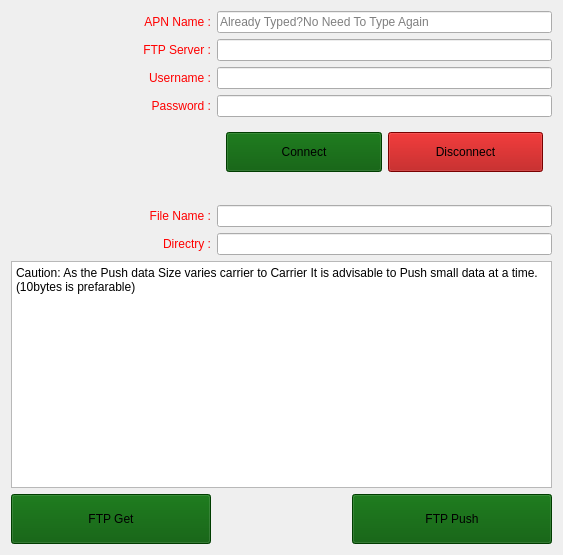
          <widget class="QWidget" name="scrollAreaWidgetContents">
           <property name="geometry">
            <rect>
             <x>0</x>
             <y>0</y>
             <width>563</width>
             <height>555</height>
            </rect>
           </property>
           <layout class="QGridLayout" name="gridLayout_8">
            <item row="1" column="0">
             <widget class="QLabel" name="label_9">
              <property name="styleSheet">
               <string notr="true">background-color: rgba(255, 255, 255, 0);
border-color: rgba(255, 255, 255, 0);</string>
              </property>
              <property name="text">
               <string>&lt;html&gt;&lt;head/&gt;&lt;body&gt;&lt;p align=&quot;right&quot;&gt;&lt;span style=&quot; color:#ff0000;&quot;&gt;FTP Server :&lt;/span&gt;&lt;/p&gt;&lt;/body&gt;&lt;/html&gt;</string>
              </property>
             </widget>
            </item>
            <item row="1" column="1">
             <widget class="QLineEdit" name="lineEdit_6"/>
            </item>
            <item row="2" column="1">
             <widget class="QLineEdit" name="lineEdit_7"/>
            </item>
            <item row="0" column="1">
             <widget class="QLineEdit" name="lineEdit_11">
              <property name="placeholderText">
               <string>Already Typed?No Need To Type Again</string>
              </property>
             </widget>
            </item>
            <item row="0" column="0">
             <widget class="QLabel" name="label_8">
              <property name="styleSheet">
               <string notr="true">background-color: rgba(255, 255, 255, 0);
border-color: rgba(255, 255, 255, 0);</string>
              </property>
              <property name="text">
               <string>&lt;html&gt;&lt;head/&gt;&lt;body&gt;&lt;p align=&quot;right&quot;&gt;&lt;span style=&quot; color:#ff0000;&quot;&gt;APN Name :&lt;/span&gt;&lt;/p&gt;&lt;/body&gt;&lt;/html&gt;</string>
              </property>
             </widget>
            </item>
            <item row="7" column="1">
             <widget class="QLineEdit" name="lineEdit_9"/>
            </item>
            <item row="4" column="0">
             <widget class="QLabel" name="label_11">
              <property name="styleSheet">
               <string notr="true">background-color: rgba(255, 255, 255, 0);
border-color: rgba(255, 255, 255, 0);</string>
              </property>
              <property name="text">
               <string>&lt;html&gt;&lt;head/&gt;&lt;body&gt;&lt;p align=&quot;right&quot;&gt;&lt;span style=&quot; color:#ff0000;&quot;&gt;Password :&lt;/span&gt;&lt;/p&gt;&lt;/body&gt;&lt;/html&gt;</string>
              </property>
             </widget>
            </item>
            <item row="4" column="1">
             <widget class="QLineEdit" name="lineEdit_8"/>
            </item>
            <item row="8" column="1">
             <widget class="QLineEdit" name="lineEdit_10"/>
            </item>
            <item row="7" column="0">
             <widget class="QLabel" name="label_12">
              <property name="styleSheet">
               <string notr="true">background-color: rgba(255, 255, 255, 0);
border-color: rgba(255, 255, 255, 0);</string>
              </property>
              <property name="text">
               <string>&lt;html&gt;&lt;head/&gt;&lt;body&gt;&lt;p align=&quot;right&quot;&gt;&lt;span style=&quot; color:#ff0000;&quot;&gt;File Name :&lt;/span&gt;&lt;/p&gt;&lt;/body&gt;&lt;/html&gt;</string>
              </property>
             </widget>
            </item>
            <item row="8" column="0">
             <widget class="QLabel" name="label_13">
              <property name="styleSheet">
               <string notr="true">background-color: rgba(255, 255, 255, 0);
border-color: rgba(255, 255, 255, 0);</string>
              </property>
              <property name="text">
               <string>&lt;html&gt;&lt;head/&gt;&lt;body&gt;&lt;p align=&quot;right&quot;&gt;&lt;span style=&quot; color:#ff0000;&quot;&gt;Directry :&lt;/span&gt;&lt;/p&gt;&lt;/body&gt;&lt;/html&gt;</string>
              </property>
             </widget>
            </item>
            <item row="9" column="0" rowspan="3" colspan="2">
             <widget class="QPlainTextEdit" name="plainTextEdit_4">
              <property name="plainText">
               <string>Caution: As the Push data Size varies carrier to Carrier It is advisable to Push small data at a time. (10bytes is prefarable)</string>
              </property>
             </widget>
            </item>
            <item row="12" column="0">
             <widget class="QPushButton" name="pushButton_10">
              <property name="sizePolicy">
               <sizepolicy hsizetype="Fixed" vsizetype="Fixed">
                <horstretch>100</horstretch>
                <verstretch>100</verstretch>
               </sizepolicy>
              </property>
              <property name="minimumSize">
               <size>
                <width>200</width>
                <height>50</height>
               </size>
              </property>
              <property name="styleSheet">
               <string notr="true">background-color: rgb(0, 85, 0);</string>
              </property>
              <property name="text">
               <string>FTP Get</string>
              </property>
             </widget>
            </item>
            <item row="12" column="1" alignment="Qt::AlignRight">
             <widget class="QPushButton" name="pushButton_9">
              <property name="sizePolicy">
               <sizepolicy hsizetype="Fixed" vsizetype="Fixed">
                <horstretch>100</horstretch>
                <verstretch>100</verstretch>
               </sizepolicy>
              </property>
              <property name="minimumSize">
               <size>
                <width>200</width>
                <height>50</height>
               </size>
              </property>
              <property name="styleSheet">
               <string notr="true">background-color: rgb(0, 85, 0);</string>
              </property>
              <property name="text">
               <string>FTP Push</string>
              </property>
             </widget>
            </item>
            <item row="6" column="1" alignment="Qt::AlignTop">
             <widget class="QWidget" name="widget" native="true">
              <layout class="QGridLayout" name="gridLayout_6">
               <item row="0" column="0" rowspan="2">
                <widget class="QPushButton" name="pushButton_11">
                 <property name="minimumSize">
                  <size>
                   <width>0</width>
                   <height>40</height>
                  </size>
                 </property>
                 <property name="maximumSize">
                  <size>
                   <width>16777215</width>
                   <height>16777215</height>
                  </size>
                 </property>
                 <property name="styleSheet">
                  <string notr="true">background-color: rgb(0, 85, 0);</string>
                 </property>
                 <property name="text">
                  <string>Connect</string>
                 </property>
                 <property name="icon">
                  <iconset resource="background.qrc">
                   <normaloff>:/icon/Icons/connect-icon.png</normaloff>:/icon/Icons/connect-icon.png</iconset>
                 </property>
                 <property name="iconSize">
                  <size>
                   <width>32</width>
                   <height>32</height>
                  </size>
                 </property>
                </widget>
               </item>
               <item row="0" column="1" rowspan="2">
                <widget class="QPushButton" name="pushButton_12">
                 <property name="minimumSize">
                  <size>
                   <width>0</width>
                   <height>40</height>
                  </size>
                 </property>
                 <property name="styleSheet">
                  <string notr="true">background-color: rgb(170, 0, 0);</string>
                 </property>
                 <property name="text">
                  <string>Disconnect</string>
                 </property>
                 <property name="icon">
                  <iconset resource="background.qrc">
                   <normaloff>:/icon/Icons/45420.png</normaloff>:/icon/Icons/45420.png</iconset>
                 </property>
                 <property name="iconSize">
                  <size>
                   <width>32</width>
                   <height>32</height>
                  </size>
                 </property>
                </widget>
               </item>
              </layout>
             </widget>
            </item>
            <item row="2" column="0">
             <widget class="QLabel" name="label_10">
              <property name="styleSheet">
               <string notr="true">background-color: rgba(255, 255, 255, 0);
border-color: rgba(255, 255, 255, 0);</string>
              </property>
              <property name="text">
               <string>&lt;html&gt;&lt;head/&gt;&lt;body&gt;&lt;p align=&quot;right&quot;&gt;&lt;span style=&quot; color:#ff0000;&quot;&gt;Username :&lt;/span&gt;&lt;/p&gt;&lt;/body&gt;&lt;/html&gt;</string>
              </property>
             </widget>
            </item>
           </layout>
          </widget>
